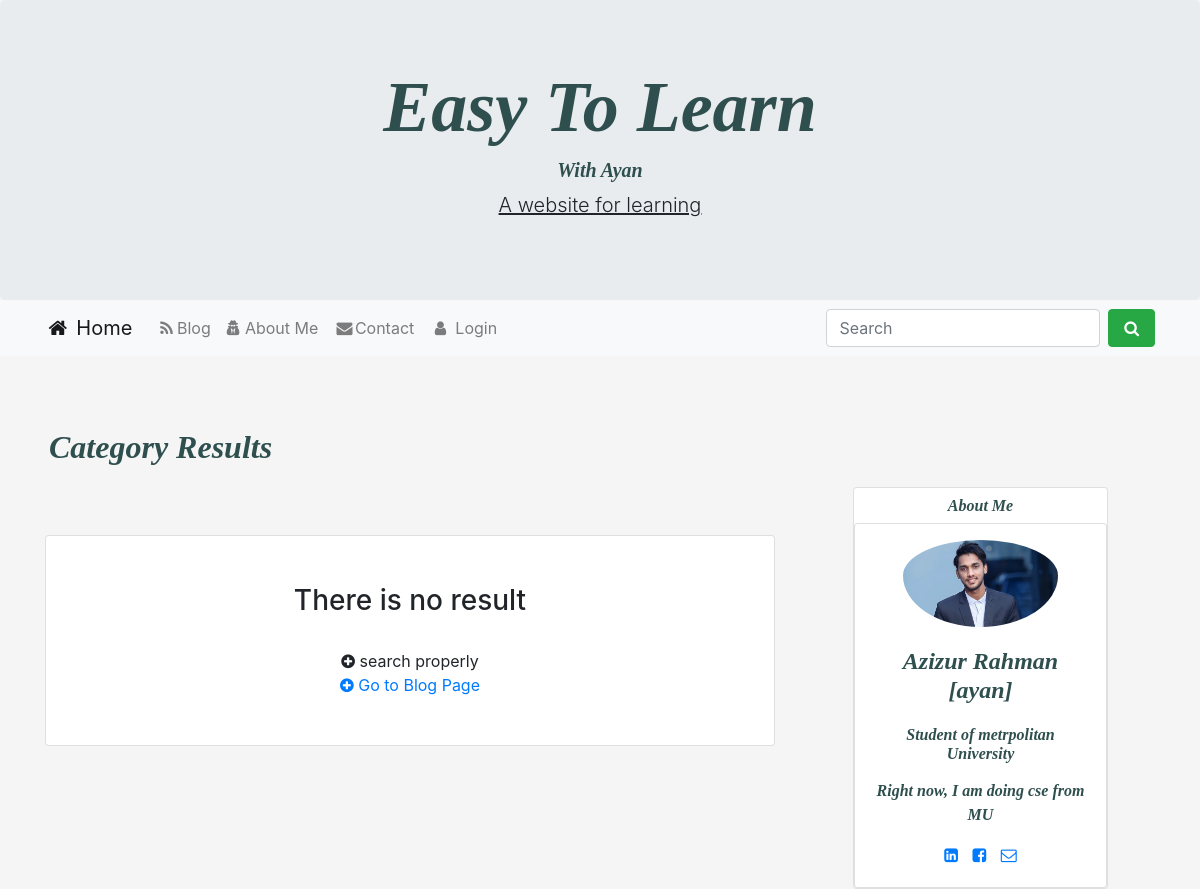
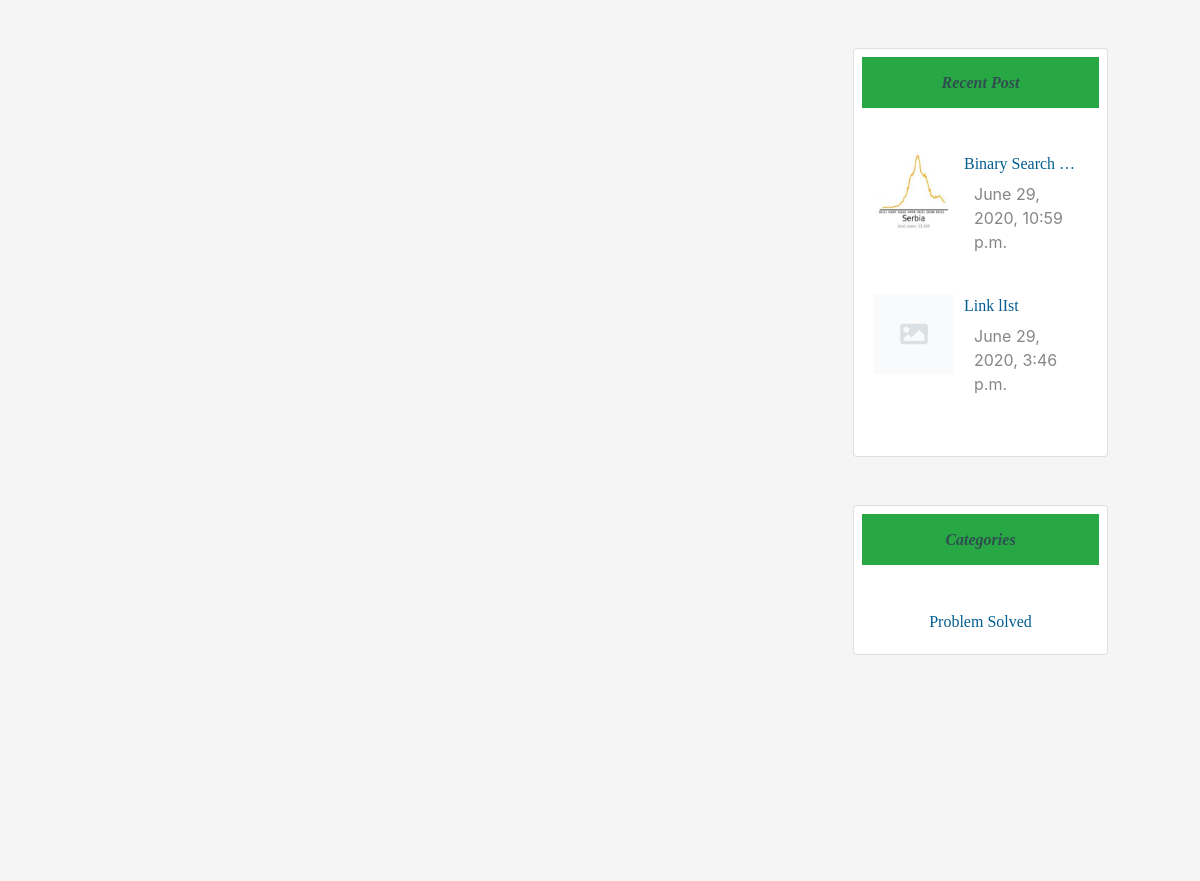
Page /categories/Data Structure (upper part) on the earlier database version (2 pictures, top to bottom).
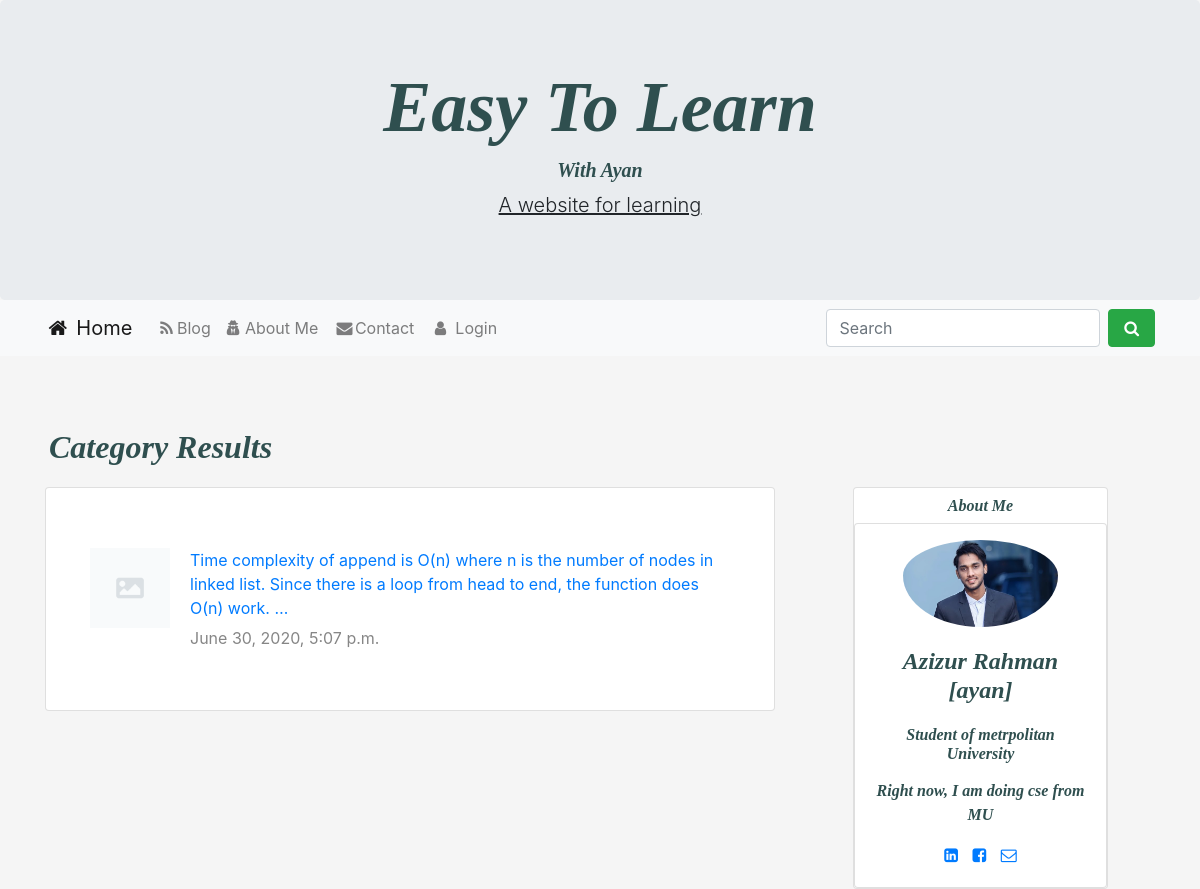
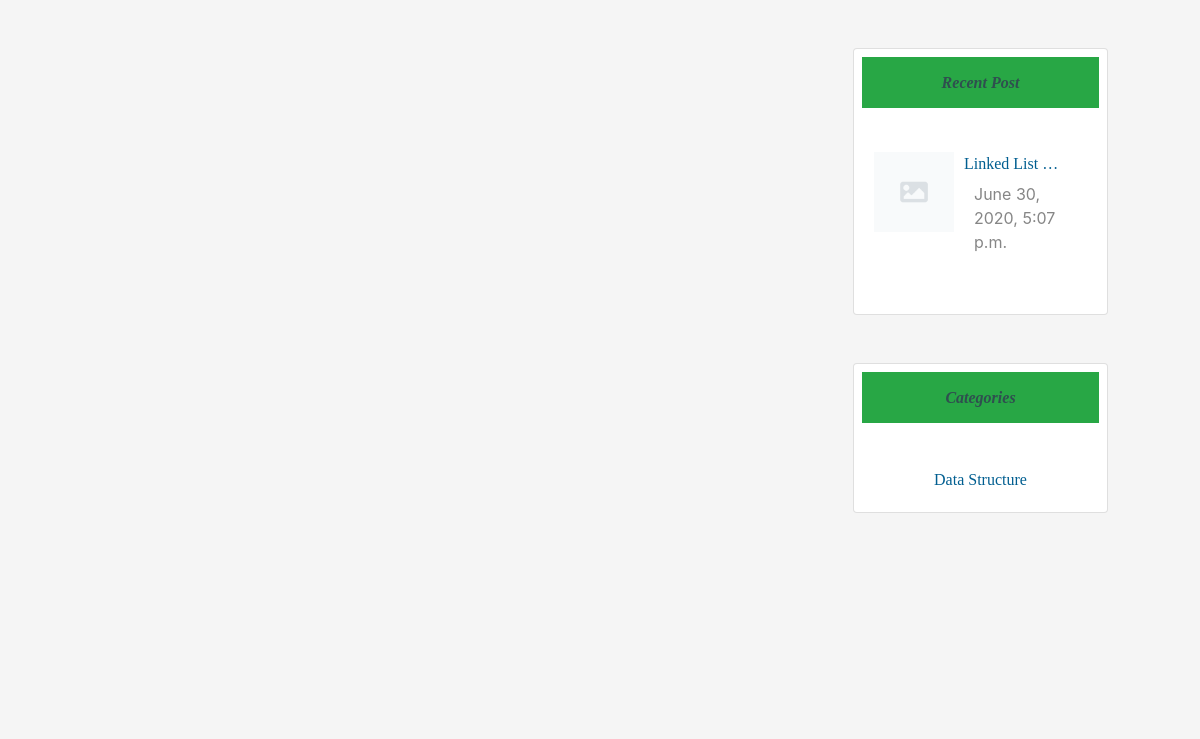
Same page on the later database version (2 pictures, top to bottom).
### home/models.py (models this page shows, shortened)
class Post(models.Model):
    category = models.ForeignKey(Category, on_delete=models.CASCADE)
    postAuthor = models.CharField(max_length=200)
    postId = models.AutoField(primary_key=True, auto_created=True)
    postTitle = models.CharField(max_length=200)
    postTimeDate = models.DateTimeField(auto_now_add=True, auto_now=False, blank=True)
    postInC = models.TextField()
    postInCplus = models.TextField()
    postInPython = models.TextField()
    postDescriptions = models.TextField()
    postUrl = models.TextField(blank=True)
    postImage = models.ImageField(blank=True, null=True)
    views = models.IntegerField(default=0)
    cat_search=models.CharField(max_length=200, null=False)
    def get_photo_url(self):
        if self.postImage and hasattr(self.postImage, 'url'):
            return self.postImage.url
        else:
            return "/static/no.png"

class Category(models.Model):
    category = models.CharField(max_length=200, primary_key=True)

### home/views.py (the view)
# urls.py: path('categories/<str:cat>', views.category, name='categories'),
def category(request, cat):
    Recent = Post.objects.all().order_by('-postTimeDate')[0:4]
    query = cat
    allPosts = Post.objects.filter(cat_search__contains=query)
    cat = Category.objects.all()[0:3]
    parms = {'allPosts': allPosts,
             'RecentPost': Recent,
             'Categories': cat,}
    return render(request, 'category.html', parms)

### templates/category.html (shortened to what this page needs)
{% extends 'base.html' %}
{% load static %}
 {% block body %}
<div class="row ml-1 mb-1">
    <h2 class="mb-3" id="heading">Category Results</h2>
</div>
    <div class="row">
   <div class="col-sm-8">
       {% if allPosts|length < 1 %}
      <div class="card text-center mt-5 p-5">
       <h3 style="margin-top:40;">
           There is no result
       </h3><br>
        <span><i class="fa fa-plus-circle" aria-hidden="true"></i> search properly</span>
        <a href="{% url 'blog' %}"><span><i class="fa fa-plus-circle" aria-hidden="true"></i> Go to Blog Page</span></a>
</div>
       {% else %}
    {% for post in allPosts %}
       <div class="card pt-4 pl-4 pb-4 pr-4">
                    <div class="card-body">
                        <div class="mt-3">
                            <img style="float:left;" class="d-inline-block" src="{{ post.get_photo_url }}" height=80;
                                width=80; alt="abc">
                            <a href="{% url 'readMore' post.postId %}">
                                <p  style="margin-left:100px;">
                                    {{ post.postDescriptions |truncatewords:30 }}
                                </p>
                            </a>
                            <p style="margin-left:100px; margin-top:-10px;" class="description">{{ post.postTimeDate }}</p>
                        </div>
                    </div>
        </div>
       {% endfor %}
       {% endif %}
       </div>
        <div class="col-sm-3 ml-lg-5" >
      <div class="card text-center ">
                    <h6 id="heading" class="mt-2">About Me</h6>
<div class="card card-cascade">
  <div class="view view-cascade overlay">
    <img class="card-img-top rounded-circle pl-5 pr-5 pt-3" src="{% static 'aya.jpeg' %}" alt="Card image cap">
  </div>
  <div class="card-body card-body-cascade text-center">
    <h4 class="card-title" id="heading" ><strong>Azizur Rahman [ayan]</strong></h4>
    <h6 class="font-weight-bold indigo-text py-2" id="heading" >Student of metrpolitan University</h6>
    <p class="card-text" id="heading" >Right now, I am doing cse from MU
    </p>
    <a href="https://www.linkedin.com/in/azizur-rahman-720636165"  class="btn-floating btn-small btn-fb"><i class="fa fa-linkedin-square

"></i></a>
    <a href="https://www.facebook.com/imayanchy/" class="btn-floating btn-small btn-tw" style="padding:10px;"><i class="fa fa-facebook-square

"></i></a>
    <a href="mailto:aaziz9642@gmail.com"  class="btn-floating btn-small btn-dribbble"><i class="fa fa-envelope-o"></i></a>
  </div>
</div>
                </div>
<div class="card promoting-card mt-5">
<h6 class="bg-success m-2  p-3 text-center" id="heading">Recent Post</h6>
 <div class="card-body">
                        <div class="mt-3">
                             {% for post in RecentPost%}
                            <img style="float:left;" class="d-inline-block" src="{{ post.get_photo_url }}" height=80;
                                width=80; alt="abc">
                            <a href="{% url 'readMore' post.postId %}">
                                <p  style="margin-left:90px;" class="text-style">
                                    {{ post.postTitle |truncatewords:2 }}
                                </p>
                            </a>
                            <p style="margin-left:100px; margin-top:-10px;" class="description">{{ post.postTimeDate }}</p>
                            <br>
                             {% endfor %}
                        </div>
                    </div>
</div>
<div class="card promoting-card mt-5">
<h6 class="bg-success m-2 p-3 text-center" id="heading">Categories</h6>
  <div class="card-body">
                        <div class="mt-3 text-center">
                             {% for cat in Categories%}
                            <a class="text-style" href="#"> {{cat.category}} </a><br>
                             {% endfor %}
                        </div>
                    </div>
</div>
</div>
</div>
 {% endblock body %}

Differences in the rows shown:
removed Post: get_photo_url (picture), postTitle "Binary Search …", postTimeDate "June 29, 2020, 10:59 p.m.", shown under "Recent Post"
removed Post: postTitle "Link lIst", postTimeDate "June 29, 2020, 3:46 p.m.", shown under "Recent Post"
removed Category: category "Problem Solved"
added Post: postDescriptions "Time complexity of append is O(n) where n is the number of nodes in linked list. Since there is a loop from head to end, the function does O(n) work. …", postTimeDate "June 30, 2020, 5:07 p.m.", postTitle "Linked List …"
added Category: category "Data Structure"
Other differences:
text no longer shown: "There is no result search properly Go to Blog Page"
